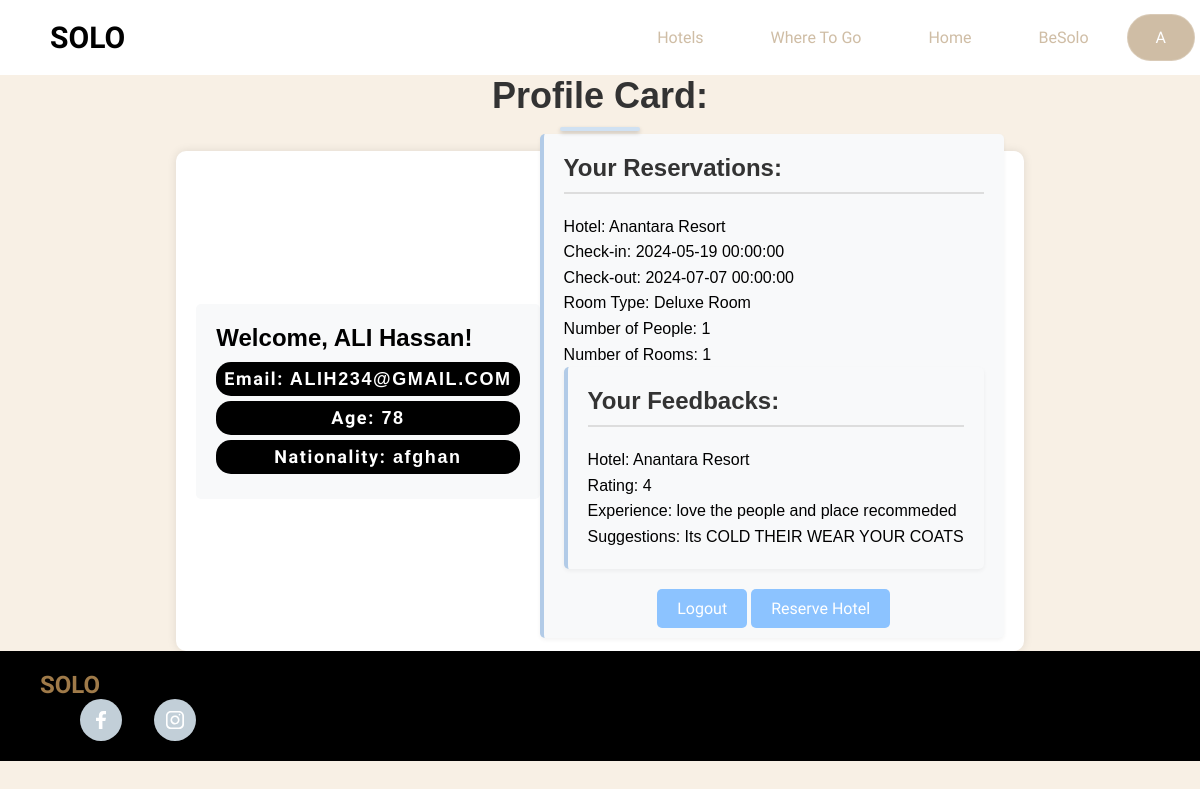
The page /profile (signed in) on the database its author committed.
### app.py (models this page shows, shortened)
class User(UserMixin,db.Model):
    __table__ = db.metadata.tables['User']
    @property
    def is_authenticated(self):
        return True

class HotelReservation(db.Model):
    __table__=db.metadata.tables['HotelReservation']

class Hotel(db.Model):
    __table__ = db.metadata.tables['Hotel']

class UserFeedback(db.Model):
    __table__=db.metadata.tables['UserFeedback']

### app.py (the view)
@app.route('/profile')
@login_required
def profile():
    reservations = db.session.query(HotelReservation, Hotel).join(Hotel, HotelReservation.HotelId == Hotel.ID).filter(HotelReservation.UserId == current_user.UserID).all()
    feedbacks = db.session.query(UserFeedback, Hotel).join(Hotel, UserFeedback.HotelId == Hotel.ID).filter(UserFeedback.UserId == current_user.UserID).all()
    return render_template('profile.html', user=current_user, reservations=reservations, feedbacks=feedbacks)

### app.py (called while the page is built)
@login_manager.user_loader
def load_user(user_id):
    return User.query.get(int(user_id))

### templates/profile.html (shortened to what this page needs)
{% extends "base.html" %}
{% block content %}
<link rel="stylesheet" href="{{ url_for('static', filename='css/profile.css') }}">
<section class='main'>
     <h1>Profile Card:</h1>
    <div class="container">
        <div class="profile-info">
            <h2>Welcome, {{ user.FirstName }} {{ user.LastName }}!</h2>
            <p><strong>Email:</strong> {{ user.Email }}</p>
            <p><strong>Age:</strong> {{ user.Age }}</p>
            <p><strong>Nationality:</strong> {{ user.Nationality }}</p>
        </div>
        <div class="reservations">
            <h3>Your Reservations:</h3>
            <ul>
                {% for reservation, hotel in reservations %}
                    <li>
                        Hotel: {{ hotel.Name }}<br>
                        Check-in: {{ reservation.CheckInDate }}<br>
                        Check-out: {{ reservation.CheckOutDate }}<br>
                        Room Type: {{ reservation.RoomType }}<br>
                        Number of People: {{ reservation.NumberPeople }}<br>
                        Number of Rooms: {{ reservation.NumberRoom }}<br>
                    </li>
                {% endfor %}
            </ul>
        <div class="feedbacks">
            <h3>Your Feedbacks:</h3>
            <ul>
                {% for feedback, hotel in feedbacks %}
                    <li>
                        Hotel: {{ hotel.Name }}<br>
                        Rating: {{ feedback.Rating }}<br>
                        Experience: {{ feedback.Experience }}<br>
                        Suggestions: {{ feedback.Suggestions }}<br>
                    </li>
                {% endfor %}
            </ul>
        </div>
        <div class="actions">
            <a href="{{ url_for('logginout') }}" class="btn btn-primary">Logout</a>
            <a href="{{ url_for('index') }}" class="btn btn-primary"> Reserve Hotel</a>
        </div>
    </div>
</section>
{% endblock %}

### templates/base.html (shortened to what this page needs)
<!DOCTYPE html>
<html lang="en">
<head>
    <link rel="stylesheet" href="{{url_for('static',filename="css/sections/header.css")}}">
    <link rel="stylesheet" href="{{url_for('static',filename="css/style.css")}}">
</head>
<body>
    <header>
        <nav class="header__nav">
            <div class="header__logo">
              <h4 data-aos="fade-down" class="logo">SOLO</h4>
              <div class="header__logo-overlay">
              </div>
            </div>
            <ul class="header__menu" data-aos="fade-down">
              <li>
                <a  href="{{ url_for('bookingPage', countryname='Dubai', id=3) }}">Hotels</a>
              </li>
              <li>
                <a href="{{url_for("wheretogoPage")}}">Where To Go</a>
              </li>
              <li>
                <a href="{{url_for("index")}}" id="services-link">Home</a>
              </li>
              <li>
                <a href="{{url_for("showBeSolo")}}" id="services-link">BeSolo</a>
              </li>
            {% if current_user.is_authenticated %}
            <li id="Profile"><a href="{{ url_for('profile') }}" >
             {{current_user.FirstName[0]}}
            </a></li>
        {% else %}
            <li><a href="{{ url_for('signIn') }}">Sign In</a></li>
        {% endif %}
            </ul>
          </nav>
    </header>
    {% block content %}
{% endblock %}
    <footer class="footer flex-between">
        <h3 class="footer__logo">
          <span>SOLO</span>
        </h3>
        <ul class="footer__social">
          <li class="flex-center">
            <img src=  "{{ url_for('static', filename='assets/facebook.svg') }}" alt="facebook" />
          </li>
          <li class="flex-center">
            <img src=  "{{ url_for('static', filename='assets/instagram.svg') }}"alt="instagram" />
          </li>
        </ul>
      </footer>
</body>
</html>

### static/css/sections/header.css (style rules this page uses)
:root { --playfair-display:'DM Serif Display', sans-serif; --plus-jakarta-sans: "Plus Jakarta Sans", sans-serif; --primary-color:#EADBC8; --secondary-color:#C2CFD8; --black-200: black; --black-300:#B0926A; --black-400:white; --black-500: #fae0e4; --gray-100:#bbdefb; --color-white: #C2CFD8; --color-creamson:#F8F0E5; }
.header__nav { display: flex; overflow: hidden; background-color: #fff; width: 100%; margin-top: auto; }
.header__logo { flex: 1; display: flex; background-color: var(--plus-jakarta-sans); position: relative; padding: 20px; font-family: "IM Fell Great Primer SC",sans-serif; }
.header__logo-overlay { position: absolute; inset: 0; width: 100%; z-index: -1; }
.header__logo h4 { padding-left: 30px; font-weight: 700; font-size: 30px; text-transform: uppercase; font-family: "IM Fell Great Primer SC", serif; ; font-weight: bold; color:black; }
.header__menu, .header__menu-mobile { padding: 5px; flex: 1.236; display: flex; align-items: center; justify-content: flex-end; gap: 9px; list-style: none; }
.header__menu li { padding: 10px 28px; display: flex; flex-direction: row; align-items: center; gap: 10px; border: 1px solid rgba(255, 255, 255, 0.2); border-radius: 46px; font-size: 16px; font-weight: 300px; line-height: 25px; font-family: var(--plus-jakarta-sans); color:var(--black-300); cursor: pointer; background-color:white; opacity: .6; align-content: space-evenly; }
a { text-decoration: none; color: inherit; }
.flex-center { display: flex; justify-content: center; align-items: center; }

### static/css/style.css (style rules this page uses)
:root { --playfair-display:'DM Serif Display', sans-serif; --plus-jakarta-sans: "Plus Jakarta Sans", sans-serif; --primary-color:#9f7a49; --secondary-color:#C2CFD8; --black-200: black; --black-300:#B0926A; --black-400:white; --black-500: #fae0e4; --gray-100:#bbdefb; --color-white: #C2CFD8; --color-creamson:#F8F0E5;; }
* { margin: 0; box-sizing: border-box; scroll-behavior: smooth; font-family: "IM Fell Great Primer SC", serif; ; }
body { width: 100%; background-color: var(--color-creamson); height:fit-content; }
a { text-decoration: none; color: inherit; }
.flex-center { display: flex; justify-content: center; align-items: center; }
#Profile { border-radius: 50px; background-color:#B0926A; color:white; }

### static/css/sections/about.css (style rules this page uses)
.about-us__content p,h3 { font-size: 30px; }

### static/css/sections/footer.css (style rules this page uses)
.footer { width: 100%; padding: 20px 40px; background-color: black; flex-wrap: wrap; gap: 20px; overflow: hidden; }
.footer__logo { font-size: 24px; font-weight: bold; font-family: var(--playfair-display); text-transform: uppercase; color: var(--secondary-color); cursor: pointer; }
.footer__logo span { color: var(--primary-color) }
.footer ul { list-style: none; display: flex; flex-wrap: wrap; flex-direction: row; gap: 64px; }
.footer ul:last-child { gap: 32px; }
.footer__social li { width: 42px; height: 42px; background-color: var(--secondary-color); border-radius: 100%; }
.footer__social li img { width: 45%; height: 45%; object-fit: contain; }

### static/css/sections/wheretogo.css (style rules this page uses)
.container { height: 700vh; display: flex; justify-content: center; align-items: center; margin-top: 4rem; min-width: fit-content; }
.container p { font-size: 3rem; padding: 0.5rem; font-weight: bold; letter-spacing: 0.1rem; text-align: center; overflow: hidden; font-family: "Dream Avenue",sans-serif; color:white; }

### rows shown on the page
User: FirstName "A", FirstName "ALI", LastName "Hassan", Email "ALIH234@GMAIL.COM", Age "78", Nationality "afghan"
HotelReservation: Name "Anantara Resort", CheckInDate "2024-05-19 00:00:00", CheckOutDate "2024-07-07 00:00:00", RoomType "Deluxe Room", NumberPeople "1", NumberRoom "1"
UserFeedback: Name "Anantara Resort", Rating "4", Experience "love the people and place recommeded", Suggestions "Its COLD THEIR WEAR YOUR COATS"
